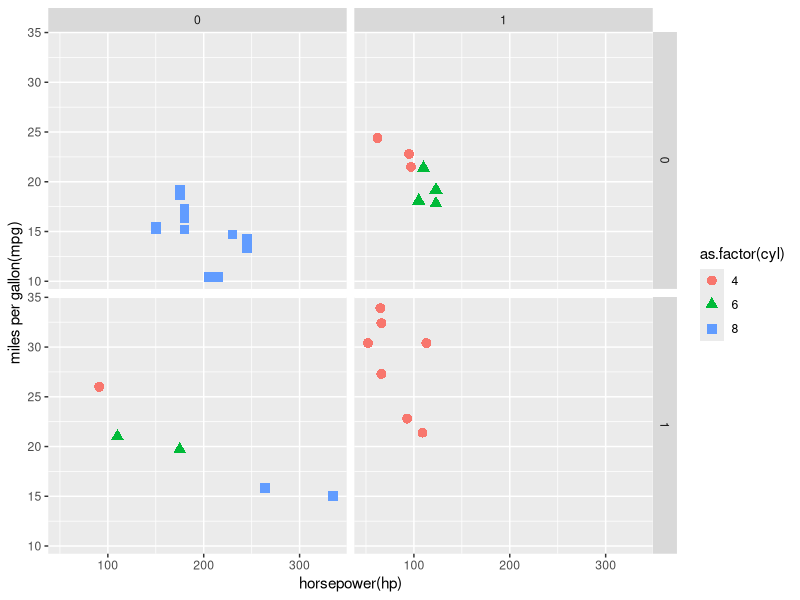
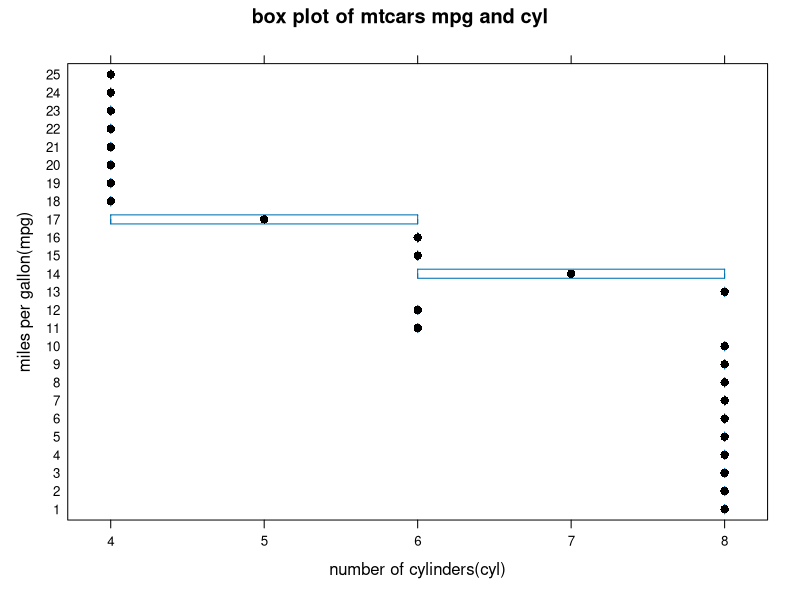
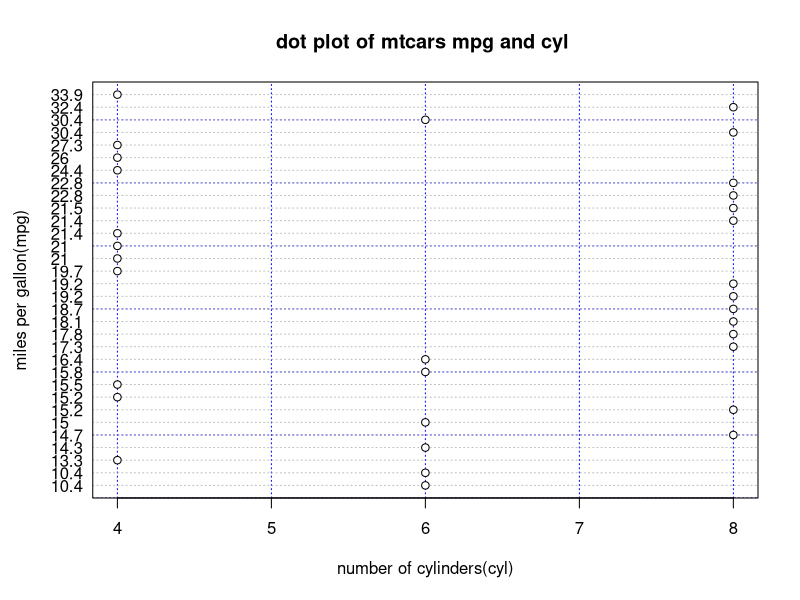
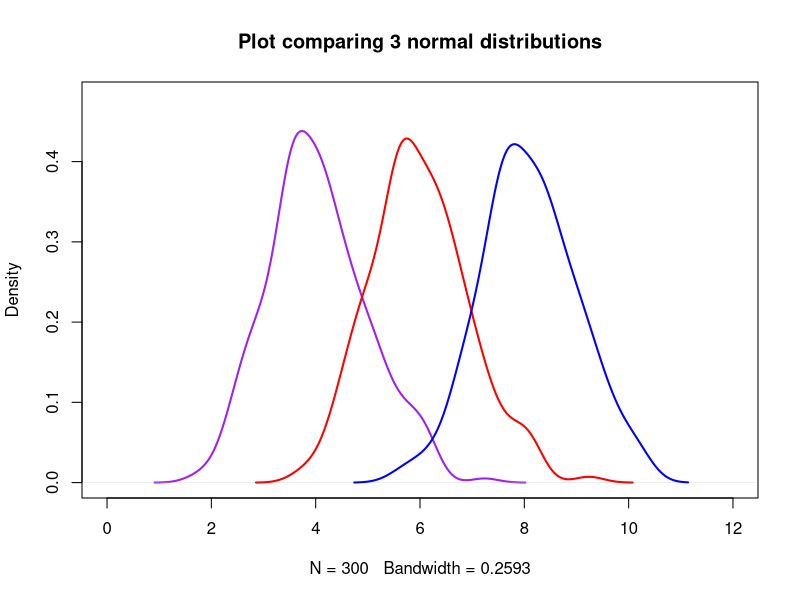
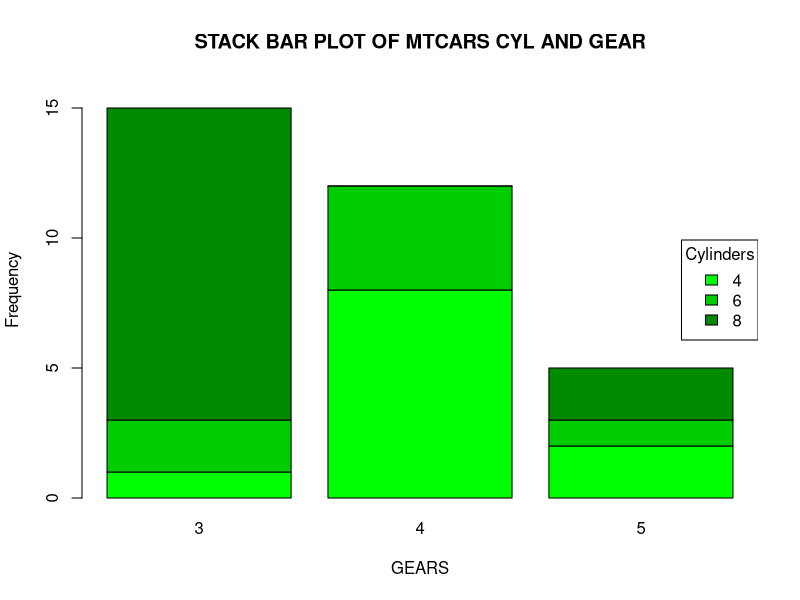

The R source for these figures, in order:
# HW 6 - Due Thursday, Apr 5th, 2018. 
# Upload R file to Moodle. Do Not remove any of the comments. These are marked by #. 
# The .R file will contain your code and answers to questions.

# Main topic: practice plotting techniques

### This homework consists of 5 problems, 20 pts each.
# 15 pts for plotting (is it info rich, does it facilitate comparisons, use of color/axis/legend, etc), 
# 5pts for descriptions of your plot (interpretation, findings).

data("mtcars")
library(ggplot2)

### Q1, use coloring for multi-level variables (ggplot)
# create a scatterplot showing the relationship between horsepower(hp) and gas mileage(mpg) separately for 
# transmission (am) and engine type (vs). The number of cylinders in each automobile engine is represented by 
# both shape(symbol) and color.

#hint: your plot should consist of 4 sub-plots (facet plots);
#hint: convert some variables to factor variables before plotting.

# your code here

qplot(hp, mpg, data=mtcars, shape=as.factor(cyl), color=as.factor(cyl),
facets=am~vs,size=I(3),xlab="horsepower(hp)", ylab="miles per gallon(mpg)")
# your description here
#top x margin :engine type(vs), y margin : transmission(am)
#I observe that cars with vs = 0, am = 0, consist of only 8 cylinders and also seem to have lower miles per gallon. 
#cars with vs=1,am=0 do not have 8 cylinders and they seem to have higher miles per gallon. 
#cars with vs=0,am=1,there is a negative correlation between mpg and hp, cars with higher horsepower have lower miles per gallon
#and higher number of cylinders
#cars with vs=1,am=1, only have 4 cylinders and have low horsepower but have higher miles per gallon

### Q2, display multivariate relationships: look up the manual page of package lattice
# make a boxplot to display a variable, mpg, conditioned on different values of cylinders. 
# hint: mpg grouped by factors representing cylinders, your plot should consist of 
# (num. of distinct values of cyl) smaller boxplots. 

# your code here
#install.packages("lattice")
library(lattice)
bwplot(mpg ~ cyl ,data=mtcars, ylab = "miles per gallon(mpg)", main= "box plot of mtcars mpg and cyl", 
xlab="number of cylinders(cyl)")
# your description here
# The box plot makes reveals that the for a 6 cylinder car, the maximum mpg is equal to the minumum mpg for a 4 cylinder car
# Also the maximum mpg for an 8 cylinder car is slightly less than the median mpg for a 6 cylinder car

        
### Q3, visualize a large number of labeled values using dot plots
# plot the sorted mpg values with car types on the y axis, grouped by cylinders
# your graph should have a grid

# your code here

dotchart(mtcars$cyl,sort(mtcars$mpg),main="dot plot of mtcars mpg and cyl ", 
xlab= "number of cylinders(cyl)", ylab="miles per gallon(mpg)",panel.first = grid(col= "blue"))

# your description here
#this is a dot plot representing the sorted values of the mpg variable in the mtcars dataset 
#on the y axis and the cyl variable on the x axis.From this plot, we can see exactly how many observations
#there are in each cylinder category and their exact mpg values 
# 11 observations in 4 cylinders
# 7 observations in 6 cylinders
# 14 observations in 8 cylinders


### Q4, comparing distributions
# suppose we have 3 distributions as follows: rnorm(300,4), rnorm(200,6), rnorm(100, 8).
# plot them on the same graph, one color each distribution, with rainbow colors.
# overlapping areas should have different/darker colors.
# your code here
set.seed(123)
plot(density(rnorm(300,4)), col="purple",xlim=c(0,12),ylim=c(0.0,0.48),lwd=2, main = "Plot comparing 3 normal distributions")
set.seed(123)
lines(density(rnorm(200,6)),col="red",lwd=2)
set.seed(123)
lines(density(rnorm(100,8)),col="blue",lwd=2)
# your description here
# This plot contains three normal distributions each with different means, N,

### Q5, stack bar plots with gradient colors
# use two categorical variables, cylinders and gears, to create stacked bar charts 
# your y axis should be frequency.
# use the same color but darker shades indicating higher number of cylinders.

# hint: you can create a contingency table to help you plot

# your code here
cyl_gear= table(mtcars$cyl,mtcars$gear)
barplot(cyl_gear, main="STACK BAR PLOT OF MTCARS CYL AND GEAR",ylim = c(0,16), xlab="GEARS",ylab="Frequency", 
col =c("green","green3","green4"))
legend("right", title="Cylinders",legend= sort(unique(mtcars$cyl)), fill =c("green","green3","green4"))
# your description here
#this is a stack bar plot with gradient colors representing two categorical variables ,cylinders and gears. 
#it shows the frequency of each gear type and the cylinder distribution within each gear type
#3 gear cars have a high frequency of 8 cylinders and smaller frequency of 6,4 cylinders
#4 gear cars have a high frequency of 4 cyclinders,smaller frequency of 6 cylinders and no 8 cylinders
#5 gear cars have 4,6 and 8 cylinders        
        
